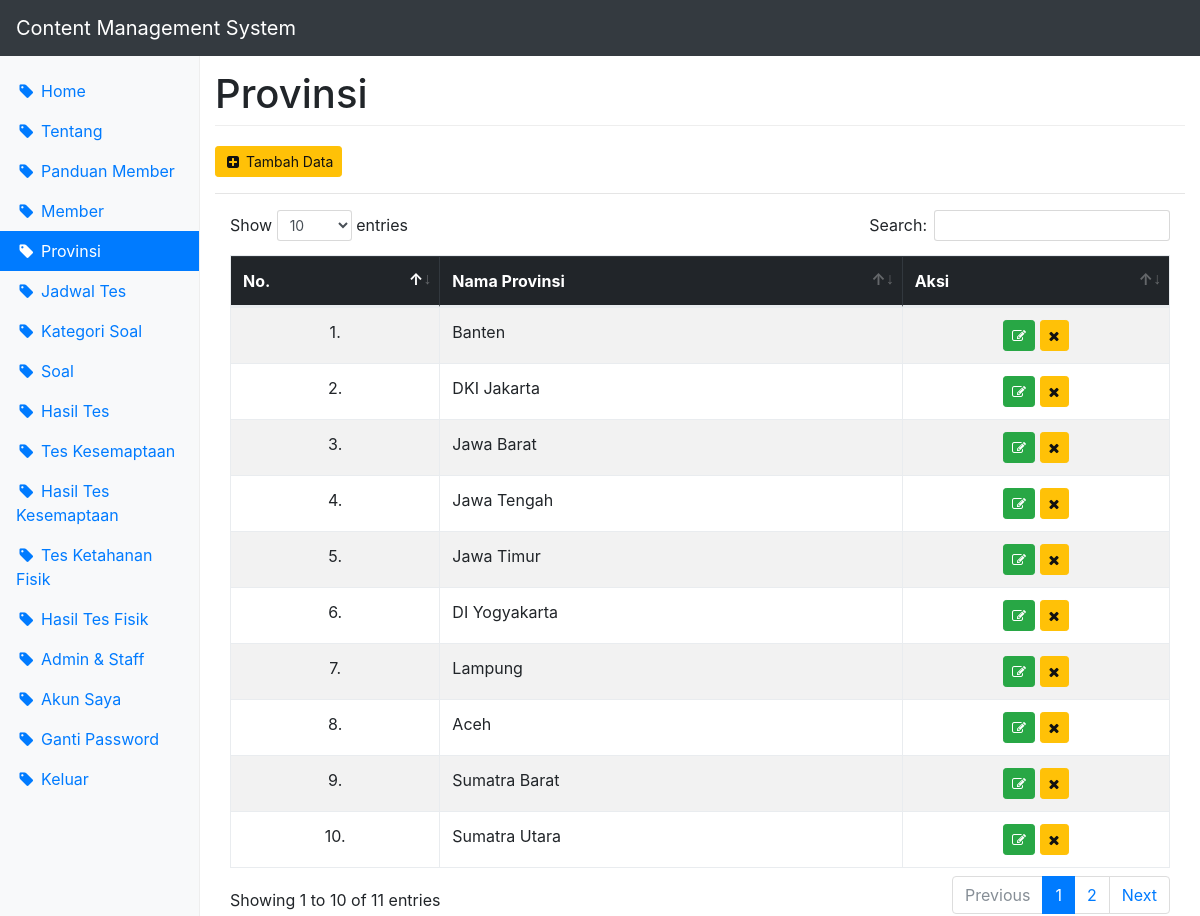
Page /cms/?page=provinsi (signed in) on the committed database.
### tables this page shows
CREATE TABLE `provinsi` (
  `id_provinsi` int(11) NOT NULL,
  `nama_provinsi` varchar(100) NOT NULL
);

### cms/provinsi_show.php (the view)
<?php echo '<a href="?page='.$page.'&act=add" class="btn btn-sm btn-warning" title="Tambah Data"><span class="fa fa-plus-square fa-fw"></span> Tambah Data</a>'; ?>
<hr>
<table id="datatable" class="table table-responsive table-striped table-bordered table-hover" width="100%" cellspacing="0">
	<thead class="table-inverse">
		<tr>
			<th>No.</th>
			<th>Nama Provinsi</th>
			<th>Aksi</th>
		</tr>
	</thead>
	<tbody>
	<?php
		$no = 1;
		$sql = "select * from provinsi";
		$query = $db->query($sql);
		while($data = $query->fetch_assoc()){
			echo '<tr>
				<td class="text-center">'.$no.'.</td>
				<td>'.$data['nama_provinsi'].'</td>
				<td class="text-center">
					<a href="?page='.$page.'&act=edit&id_provinsi='.$data['id_provinsi'].'" class="btn btn-sm btn-success" title="Edit Data"><span class="fa fa-edit"></span></a>
					<a href="?page='.$page.'&act=delete&id_provinsi='.$data['id_provinsi'].'" class="btn btn-sm btn-warning" title="Hapus Data" onclick="return confirm(\'Anda yakin ingin menghapus data ini?\nData yang sudah dihapus tidak dapat dikembalikan\')"><span class="fa fa-remove"></span></a>
				</td>
			</tr>';
			$no++;
		}
	?>
	</tbody>
</table>

### css/dashboard.css (style rules this page uses)
body { padding-top: 3.5rem; }

### rows in the picture
provinsi: nama_provinsi "Banten"
provinsi: nama_provinsi "DKI Jakarta"
provinsi: nama_provinsi "Jawa Barat"
provinsi: nama_provinsi "Jawa Tengah"
provinsi: nama_provinsi "Jawa Timur"
provinsi: nama_provinsi "DI Yogyakarta"
provinsi: nama_provinsi "Lampung"
provinsi: nama_provinsi "Aceh"
provinsi: nama_provinsi "Sumatra Barat"
provinsi: nama_provinsi "Sumatra Utara"

### other values in the picture
$menu "Home"
$menu "Tentang"
$menu "Panduan Member"
$menu "Member"
$menu "Provinsi"
$menu "Jadwal Tes"
$menu "Kategori Soal"
$menu "Soal"
$menu "Hasil Tes"
$menu "Tes Kesemaptaan"
$menu "Hasil Tes Kesemaptaan"
$menu "Tes Ketahanan Fisik"
$menu "Hasil Tes Fisik"
$menu "Admin & Staff"
$menu "Akun Saya"
